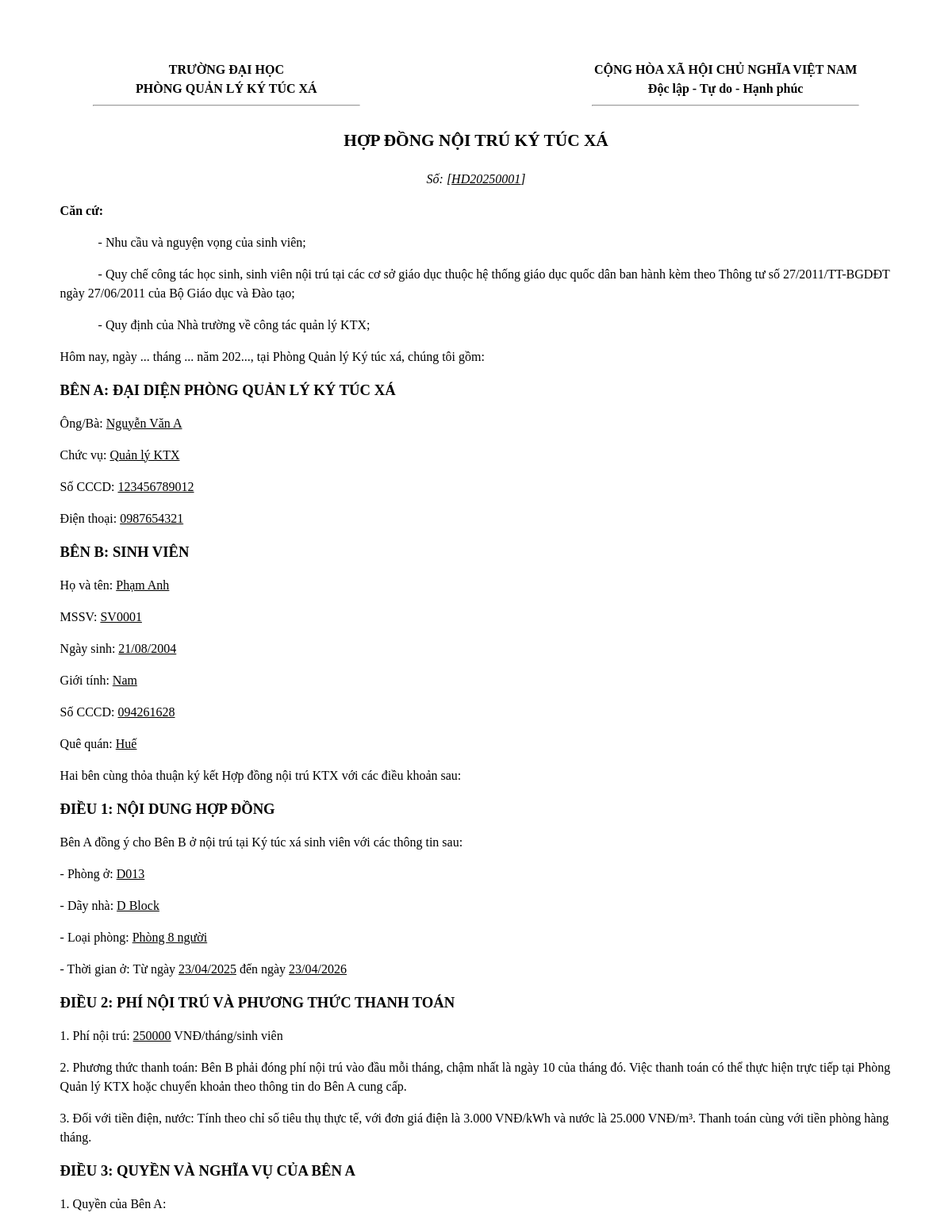
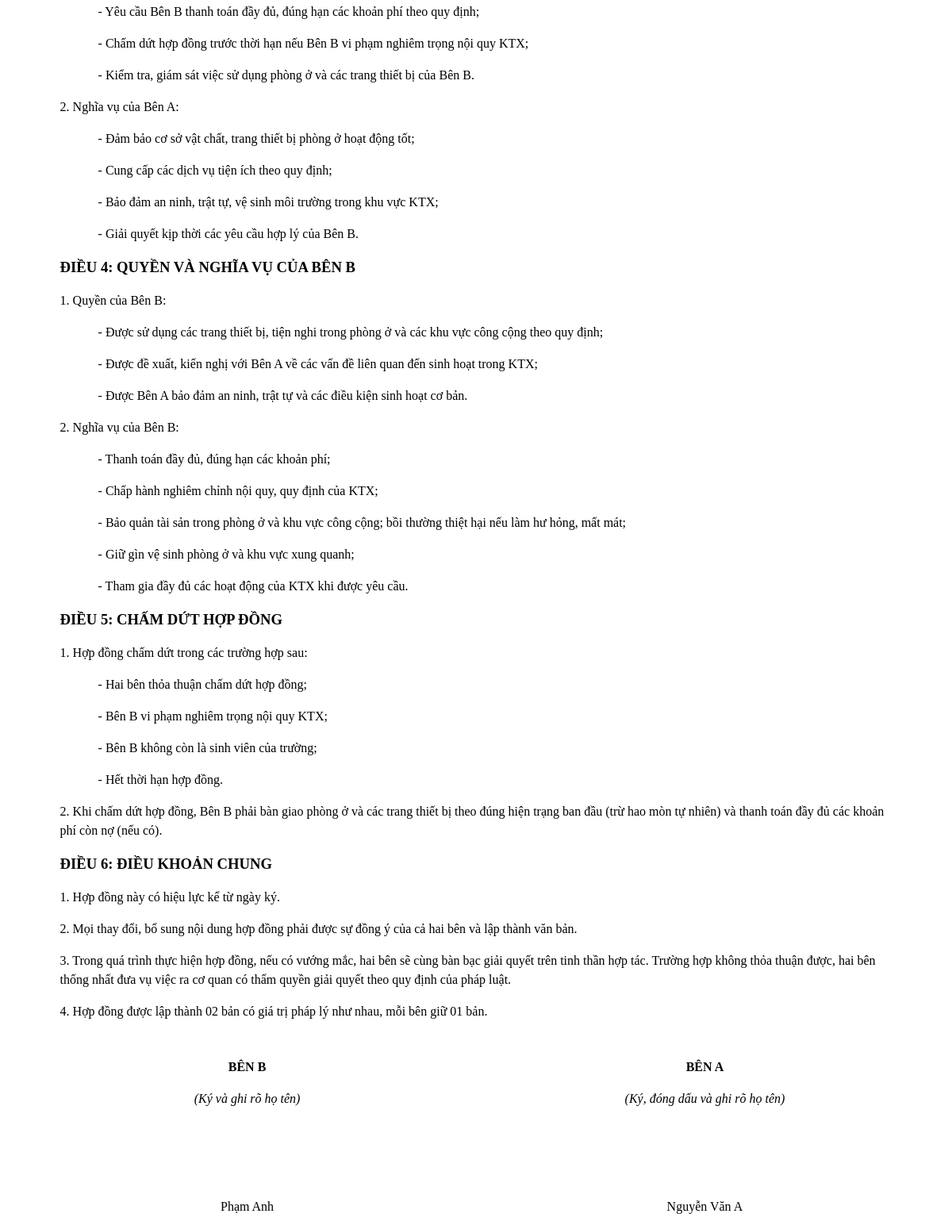
The app's page /hien-thi-hop-dong/HD20250001/ with its own data (2 pictures, top to bottom).
### dormitory/models.py (models this page shows, shortened)
class HopDong(models.Model):
    ma_hop_dong = models.CharField(max_length=20, primary_key=True)
    ngay_vao = models.DateField()
    ngay_ra = models.DateField()
    ma_phong = models.ForeignKey(Phong, on_delete=models.CASCADE)
    mssv = models.ForeignKey(SinhVien, on_delete=models.CASCADE)

class SinhVien(models.Model):
    mssv = models.CharField(max_length=20, primary_key=True)
    ho_ten = models.CharField(max_length=50)
    cccd = models.CharField(max_length=12)
    ngay_sinh = models.DateField()
    gioi_tinh = models.BooleanField()
    que_quan = models.CharField(max_length=100)
    trang_thai = models.CharField(max_length=20)
    so_phong = models.CharField(max_length=20)
    so_giuong = models.IntegerField()
    tai_khoan = models.OneToOneField(TaiKhoan, on_delete=models.CASCADE)

class Phong(models.Model):
    ma_phong = models.CharField(max_length=20, primary_key=True)
    so_luong_sv = models.IntegerField()
    loai_phong = models.ForeignKey(LoaiPhong, on_delete=models.CASCADE)
    day_phong = models.ForeignKey(DayPhong, on_delete=models.CASCADE)
    gia = models.IntegerField()
    danh_sach_sv = models.TextField(blank=True, null=True)
    trang_thai = models.CharField(max_length=20)

class DayPhong(models.Model):
    ma_day_phong = models.CharField(max_length=20, primary_key=True)
    ten_day_phong = models.CharField(max_length=50)
    so_phong = models.IntegerField()
    doi_tuong = models.CharField(max_length=20)

class LoaiPhong(models.Model):
    ma_loai_phong = models.CharField(max_length=20, primary_key=True)
    ten_loai_phong = models.CharField(max_length=50)
    so_luong = models.IntegerField()

### dormitory/views.py (the view)
# urls.py: path('hien-thi-hop-dong/<str:ma_hop_dong>/', views.hien_thi_hop_dong, name='hien_thi_hop_dong'),
def hien_thi_hop_dong(request, ma_hop_dong):
    hop_dong = get_object_or_404(HopDong, ma_hop_dong=ma_hop_dong)
    context = {
        'hopDong': hop_dong,
        'sinhVien': hop_dong.mssv,
        'quanLy': {
            'ten_quan_ly': 'Nguyễn Văn A',  # Thay bằng thông tin quản lý thực tế
            'cccd': '123456789012',
            'sdt': '0987654321',
        },
        'phong': hop_dong.ma_phong,
    }
    return render(request, 'dormitory/template_hop_dong.html', context)

### dormitory/templates/dormitory/template_hop_dong.html (shortened to what this page needs)
<!DOCTYPE html>
<html>
<head>
</head>
<body>
    <div class="header">
        <div class="left-header">
            <b>TRƯỜNG ĐẠI HỌC<br>
            PHÒNG QUẢN LÝ KÝ TÚC XÁ</b>
            <hr style="width: 80%;">
        </div>
        <div class="right-header">
            <b>CỘNG HÒA XÃ HỘI CHỦ NGHĨA VIỆT NAM<br>
            Độc lập - Tự do - Hạnh phúc</b>
            <hr style="width: 80%;">
        </div>
    </div>
    <h1>HỢP ĐỒNG NỘI TRÚ KÝ TÚC XÁ</h1>
    <p style="text-align: center;"><i>Số: [<span class="underline">{{hopDong.ma_hop_dong}}</span>]</i></p>
    <p><b>Căn cứ:</b></p>
    <p class="indent">- Nhu cầu và nguyện vọng của sinh viên;</p>
    <p class="indent">- Quy chế công tác học sinh, sinh viên nội trú tại các cơ sở giáo dục thuộc hệ thống giáo dục quốc dân ban hành kèm theo Thông tư số 27/2011/TT-BGDĐT ngày 27/06/2011 của Bộ Giáo dục và Đào tạo;</p>
    <p class="indent">- Quy định của Nhà trường về công tác quản lý KTX;</p>
    <p>Hôm nay, ngày ... tháng ... năm 202..., tại Phòng Quản lý Ký túc xá, chúng tôi gồm:</p>
    <h2>BÊN A: ĐẠI DIỆN PHÒNG QUẢN LÝ KÝ TÚC XÁ</h2>
    <p>Ông/Bà: <span class="underline">{{quanLy.ten_quan_ly}}</span></p>
    <p>Chức vụ: <span class="underline">Quản lý KTX</span></p>
    <p>Số CCCD: <span class="underline">{{quanLy.cccd}}</span></p>
    <p>Điện thoại: <span class="underline">{{quanLy.sdt}}</span></p>
    <h2>BÊN B: SINH VIÊN</h2>
    <p>Họ và tên: <span class="underline">{{sinhVien.ho_ten}}</span></p>
    <p>MSSV: <span class="underline">{{sinhVien.mssv}}</span></p>
    <p>Ngày sinh: <span class="underline">{{sinhVien.ngay_sinh|date:"d/m/Y"}}</span></p>
    <p>Giới tính: <span class="underline">{% if sinhVien.gioi_tinh %}Nam{% else %}Nữ{% endif %}</span></p>
    <p>Số CCCD: <span class="underline">{{sinhVien.cccd}}</span></p>
    <p>Quê quán: <span class="underline">{{sinhVien.que_quan}}</span></p>
    <p>Hai bên cùng thỏa thuận ký kết Hợp đồng nội trú KTX với các điều khoản sau:</p>
    <h2>ĐIỀU 1: NỘI DUNG HỢP ĐỒNG</h2>
    <p>Bên A đồng ý cho Bên B ở nội trú tại Ký túc xá sinh viên với các thông tin sau:</p>
    <p>- Phòng ở: <span class="underline">{{phong.ma_phong}}</span></p>
    <p>- Dãy nhà: <span class="underline">{{phong.day_phong.ten_day_phong}}</span></p>
    <p>- Loại phòng: <span class="underline">{{phong.loai_phong.ten_loai_phong}}</span></p>
    <p>- Thời gian ở: Từ ngày <span class="underline">{{hopDong.ngay_vao|date:"d/m/Y"}}</span> đến ngày <span class="underline">{{hopDong.ngay_ra|date:"d/m/Y"}}</span></p>
    <h2>ĐIỀU 2: PHÍ NỘI TRÚ VÀ PHƯƠNG THỨC THANH TOÁN</h2>
    <p>1. Phí nội trú: <span class="underline">{{phong.gia|floatformat:0}}</span> VNĐ/tháng/sinh viên</p>
    <p>2. Phương thức thanh toán: Bên B phải đóng phí nội trú vào đầu mỗi tháng, chậm nhất là ngày 10 của tháng đó. Việc thanh toán có thể thực hiện trực tiếp tại Phòng Quản lý KTX hoặc chuyển khoản theo thông tin do Bên A cung cấp.</p>
    <p>3. Đối với tiền điện, nước: Tính theo chỉ số tiêu thụ thực tế, với đơn giá điện là 3.000 VNĐ/kWh và nước là 25.000 VNĐ/m³. Thanh toán cùng với tiền phòng hàng tháng.</p>
    <h2>ĐIỀU 3: QUYỀN VÀ NGHĨA VỤ CỦA BÊN A</h2>
    <p>1. Quyền của Bên A:</p>
    <p class="indent">- Yêu cầu Bên B thanh toán đầy đủ, đúng hạn các khoản phí theo quy định;</p>
    <p class="indent">- Chấm dứt hợp đồng trước thời hạn nếu Bên B vi phạm nghiêm trọng nội quy KTX;</p>
    <p class="indent">- Kiểm tra, giám sát việc sử dụng phòng ở và các trang thiết bị của Bên B.</p>
    <p>2. Nghĩa vụ của Bên A:</p>
    <p class="indent">- Đảm bảo cơ sở vật chất, trang thiết bị phòng ở hoạt động tốt;</p>
    <p class="indent">- Cung cấp các dịch vụ tiện ích theo quy định;</p>
    <p class="indent">- Bảo đảm an ninh, trật tự, vệ sinh môi trường trong khu vực KTX;</p>
    <p class="indent">- Giải quyết kịp thời các yêu cầu hợp lý của Bên B.</p>
    <h2>ĐIỀU 4: QUYỀN VÀ NGHĨA VỤ CỦA BÊN B</h2>
    <p>1. Quyền của Bên B:</p>
    <p class="indent">- Được sử dụng các trang thiết bị, tiện nghi trong phòng ở và các khu vực công cộng theo quy định;</p>
    <p class="indent">- Được đề xuất, kiến nghị với Bên A về các vấn đề liên quan đến sinh hoạt trong KTX;</p>
    <p class="indent">- Được Bên A bảo đảm an ninh, trật tự và các điều kiện sinh hoạt cơ bản.</p>
    <p>2. Nghĩa vụ của Bên B:</p>
    <p class="indent">- Thanh toán đầy đủ, đúng hạn các khoản phí;</p>
    <p class="indent">- Chấp hành nghiêm chỉnh nội quy, quy định của KTX;</p>
    <p class="indent">- Bảo quản tài sản trong phòng ở và khu vực công cộng; bồi thường thiệt hại nếu làm hư hỏng, mất mát;</p>
    <p class="indent">- Giữ gìn vệ sinh phòng ở và khu vực xung quanh;</p>
    <p class="indent">- Tham gia đầy đủ các hoạt động của KTX khi được yêu cầu.</p>
    <h2>ĐIỀU 5: CHẤM DỨT HỢP ĐỒNG</h2>
    <p>1. Hợp đồng chấm dứt trong các trường hợp sau:</p>
    <p class="indent">- Hai bên thỏa thuận chấm dứt hợp đồng;</p>
    <p class="indent">- Bên B vi phạm nghiêm trọng nội quy KTX;</p>
    <p class="indent">- Bên B không còn là sinh viên của trường;</p>
    <p class="indent">- Hết thời hạn hợp đồng.</p>
    <p>2. Khi chấm dứt hợp đồng, Bên B phải bàn giao phòng ở và các trang thiết bị theo đúng hiện trạng ban đầu (trừ hao mòn tự nhiên) và thanh toán đầy đủ các khoản phí còn nợ (nếu có).</p>
    <h2>ĐIỀU 6: ĐIỀU KHOẢN CHUNG</h2>
    <p>1. Hợp đồng này có hiệu lực kể từ ngày ký.</p>
    <p>2. Mọi thay đổi, bổ sung nội dung hợp đồng phải được sự đồng ý của cả hai bên và lập thành văn bản.</p>
    <p>3. Trong quá trình thực hiện hợp đồng, nếu có vướng mắc, hai bên sẽ cùng bàn bạc giải quyết trên tinh thần hợp tác. Trường hợp không thỏa thuận được, hai bên thống nhất đưa vụ việc ra cơ quan có thẩm quyền giải quyết theo quy định của pháp luật.</p>
    <p>4. Hợp đồng được lập thành 02 bản có giá trị pháp lý như nhau, mỗi bên giữ 01 bản.</p>
    <div class="signature">
        <div class="signature-left">
            <p><b>BÊN B</b></p>
            <p><i>(Ký và ghi rõ họ tên)</i></p>
            <div class="signature-space"></div>
            <p>{{sinhVien.ho_ten}}</p>
        </div>
        <div class="signature-right">
            <p><b>BÊN A</b></p>
            <p><i>(Ký, đóng dấu và ghi rõ họ tên)</i></p>
            <div class="signature-space"></div>
            <p>{{quanLy.ten_quan_ly}}</p>
        </div>
    </div>
</body>
</html>

### dormitory/templates/dormitory/template_hop_dong.html (style rules this page uses)
body { font-family: 'Times New Roman', Times, serif; font-size: 12pt; line-height: 1.5; margin: 2cm; }
.header { text-align: center; margin-bottom: 20px; }
.left-header { float: left; width: 40%; text-align: center; }
.right-header { float: right; width: 40%; text-align: center; }
h1 { font-size: 16pt; font-weight: bold; text-align: center; margin: 20px 0; text-transform: uppercase; }
h2 { font-size: 14pt; font-weight: bold; margin: 15px 0; }
.indent { text-indent: 1.27cm; }
.signature { margin-top: 30px; width: 100%; }
.signature-left { float: left; width: 45%; text-align: center; }
.signature-right { float: right; width: 45%; text-align: center; }
.signature-space { height: 80px; }
.underline { text-decoration: underline; }

### records on screen
HopDong: ma_hop_dong "HD20250001", ngay_vao "23/04/2025", ngay_ra "23/04/2026"
SinhVien: ho_ten "Phạm Anh", mssv "SV0001", ngay_sinh "21/08/2004", cccd "094261628", que_quan "Huế"
Phong: ma_phong "D013", day_phong.ten_day_phong "D Block", loai_phong.ten_loai_phong "Phòng 8 người", gia "250000"

### other values on screen
{{ quanLy.ten_quan_ly }} "Nguyễn Văn A"
{{ quanLy.cccd }} "123456789012"
{{ quanLy.sdt }} "0987654321"
